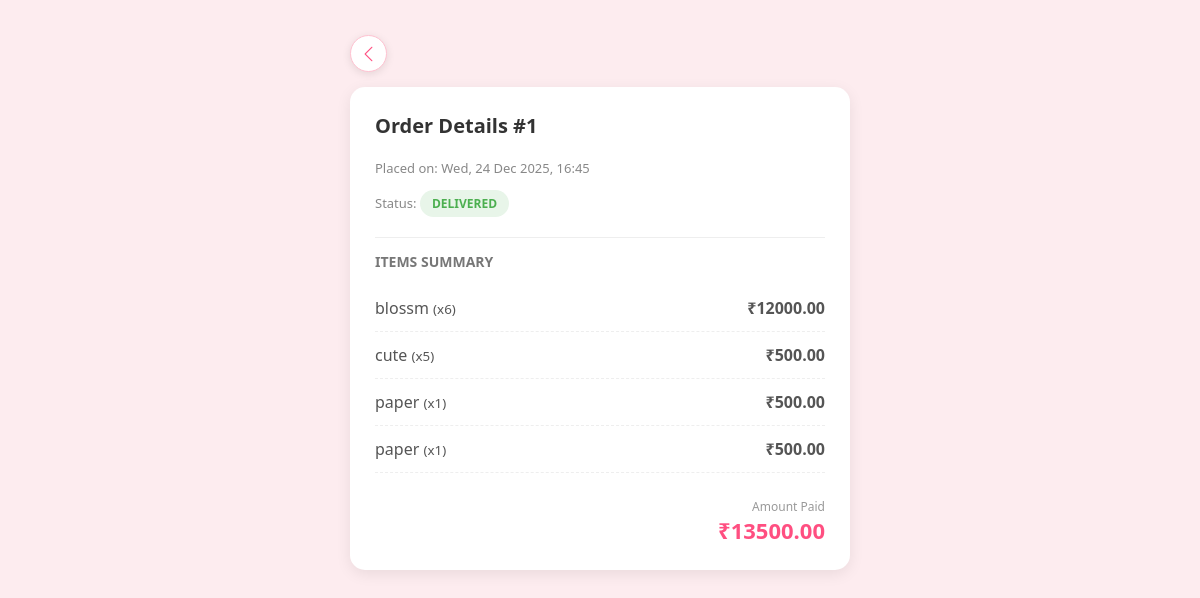
Screenshot of /order/order/1/ (signed in) with the database file from the repository.
### order/models.py (models this page shows, shortened)
class Order(models.Model):
    STATUS_CHOICES = (
        ('Pending', 'Pending'),
        ('Confirmed', 'Confirmed'),
        ('Delivered', 'Delivered'),
        ('Cancelled', 'Cancelled'),
    )
    PAYMENT_CHOICES = (
        ('ONLINE', 'Online'),
        ('COD', 'Cash on Delivery'),
    )
    user = models.ForeignKey(User, on_delete=models.CASCADE)
    total_amount = models.DecimalField(max_digits=10, decimal_places=2)
    payment_method = models.CharField(
        max_length=10,
        choices=PAYMENT_CHOICES,
        default='COD'
    )
    status = models.CharField(
        max_length=20,
        choices=STATUS_CHOICES,
        default='Pending'
    )
    address = models.TextField(blank=True,null=True)   # 📍 DELIVERY LOCATION
    created_at = models.DateTimeField(auto_now_add=True)
    delivered_by_admin=models.BooleanField(default=False)
    cancelled_by_admin=models.BooleanField(default=False)

class OrderItem(models.Model):
    order = models.ForeignKey(Order, related_name='items', on_delete=models.CASCADE)
    product = models.ForeignKey(Product, on_delete=models.CASCADE)
    quantity = models.PositiveIntegerField()
    price = models.DecimalField(max_digits=10, decimal_places=2)
    @property
    def subtotal(self):
        return self.quantity * self.price

### products/models.py (models this page shows, shortened)
class Product(models.Model):
    name = models.CharField(max_length=200)
    image = models.ImageField(upload_to='products/')
    price = models.DecimalField(max_digits=10, decimal_places=2)
    description=models.TextField(blank=True)
    created_at = models.DateTimeField(auto_now_add=True)

### order/views.py (the view)
# urls.py: path('order/<int:order_id>/', views.order_detail, name='order_detail'),
@login_required
def order_detail(request, order_id):
    order = get_object_or_404(Order, id=order_id, user=request.user)
    items = order.items.all()
    return render(request, 'order/order_detail.html', {
        'order': order,
        'items': items
    })

### cart/context_processors.py (called while the page is built)
def cart_item_count(request):
    if request.user.is_authenticated:
        cart_items = Cart.objects.filter(user=request.user)
        total_quantity = sum(item.quantity for item in cart_items)
        return {'cart_count': total_quantity}
    return {'cart_count': 0}

### templates/order/order_detail.html (shortened to what this page needs)
<html lang="en">
<head>
    <link rel="stylesheet" href="https://cdn.jsdelivr.net/npm/bootstrap-icons@1.11.1/font/bootstrap-icons.css">
</head>
<body>
    <div class="container">
        <a href="{% url 'order_list' %}" class="back-btn">
            <i class="bi bi-chevron-left"></i>
        </a>
        <div class="card">
            <h3>Order Details #{{ order.id }}</h3>
            <div class="order-meta">
                <p>Placed on: {{ order.created_at|date:"D, d M Y, H:i" }}</p>
                Status: <span class="status-badge status-{{ order.status }}">{{ order.status }}</span>
            </div>
            <hr style="border: none; border-top: 1px solid #eee;">
            <p style="font-weight: bold; font-size: 14px; color: #777;">ITEMS SUMMARY</p>
            {% for item in items %}
            <div class="item-row">
                <span class="item-name">{{ item.product.name }} <small>(x{{ item.quantity }})</small></span>
                <span style="font-weight: bold;">₹{{ item.subtotal }}</span>
            </div>
            {% endfor %}
            <div class="total">
                <small style="font-size: 12px; color: #999; display: block; font-weight: normal;">Amount Paid</small>
                ₹{{ order.total_amount }}
            </div>
        </div>
    </div>
</body>
</html>

### templates/order/order_detail.html (style rules this page uses)
body { font-family: 'Segoe UI', Tahoma, Geneva, Verdana, sans-serif; background: #fdecef; margin: 0; }
.container { max-width: 500px; margin: 20px auto; padding: 15px; }
.back-btn { display: inline-flex; align-items: center; justify-content: center; width: 35px; height: 35px; background-color: white; color: #ff4f81; border-radius: 50%; text-decoration: none; font-size: 18px; box-shadow: 0 2px 8px rgba(0,0,0,0.1); transition: 0.3s; border: 1px solid #ffc2d1; margin-bottom: 15px; }
.card { background: white; border-radius: 15px; padding: 25px; box-shadow: 0 4px 15px rgba(0,0,0,0.08); }
h3 { margin-top: 0; color: #333; font-size: 20px; }
.status-badge { display: inline-block; padding: 5px 12px; border-radius: 20px; font-size: 12px; font-weight: bold; text-transform: uppercase; }
.status-Delivered { background: #e8f5e9; color: #4caf50; }
.item-row { display: flex; justify-content: space-between; padding: 12px 0; border-bottom: 1px dashed #eee; color: #555; }
.item-name { font-weight: 500; }
.total { font-size: 22px; font-weight: bold; color: #ff4f81; text-align: right; margin-top: 25px; }
.order-meta { font-size: 13px; color: #888; margin-bottom: 20px; }

### rows the page displays
Order: id "1", created_at "Wed, 24 Dec 2025, 16:45", status "DELIVERED", total_amount "13500.00"
OrderItem: product.name "blossm", quantity "6", subtotal "12000.00"
OrderItem: product.name "cute", quantity "5", subtotal "500.00"
OrderItem: product.name "paper", quantity "1", subtotal "500.00"
OrderItem: product.name "paper", quantity "1", subtotal "500.00"
